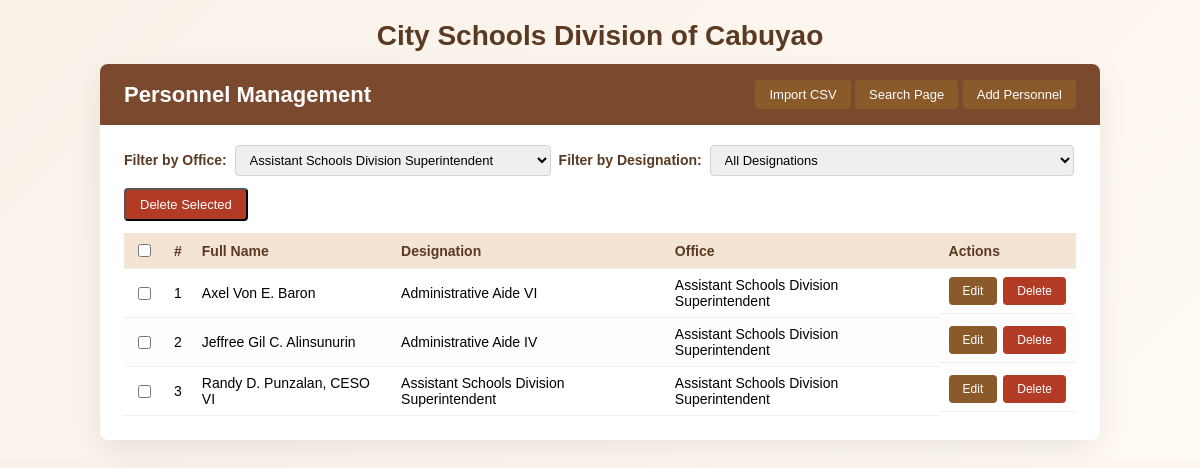
Screenshot of /personnel_list.php?office_id=2 with the database file from the repository.
### tables this page shows
CREATE TABLE personnel (
    id INT AUTO_INCREMENT PRIMARY KEY,
    full_name VARCHAR(150) NOT NULL,
    designation VARCHAR(200) NOT NULL,
    office_id INT NOT NULL,
    FOREIGN KEY (office_id) REFERENCES offices(id)
);

CREATE TABLE offices (
    id INT AUTO_INCREMENT PRIMARY KEY,
    office_name VARCHAR(150) NOT NULL
);

### personnel_list.php (the view, shortened to what this page needs)
<?php
require_once 'db.php';
$selectedOfficeId = isset($_GET['office_id']) ? (int)$_GET['office_id'] : 0;
$officesFilter = $conn->query("SELECT id, office_name FROM offices ORDER BY office_name");
$sql = "SELECT p.id, p.full_name, p.designation, o.office_name
        FROM personnel p
        JOIN offices o ON p.office_id = o.id";
$conditions = [];
if ($selectedOfficeId > 0) {
    $conditions[] = "p.office_id = " . $selectedOfficeId;
}
if (!empty($conditions)) {
    $sql .= " WHERE " . implode(' AND ', $conditions);
}
$sql .= " ORDER BY p.full_name";
$result = $conn->query($sql);
?>
<!DOCTYPE html>
<html lang="en">
<head>
</head>
<body>
<div class="page-wrapper">
    <div class="page-title">City Schools Division of Cabuyao</div>
    <div class="card">
        <div class="card-header">
            <h1>Personnel Management</h1>
            <div>
                <a href="personnel_import.php" class="button-link">Import CSV</a>
                <a href="index.php" class="button-link btn-secondary">Search Page</a>
                <a href="personnel_form.php" class="button-link">Add Personnel</a>
            </div>
        </div>
        <div class="card-body">
            <form method="get" action="" class="filter-row">
                <div>
                    <label for="office_id">Filter by Office:</label>
                    <select name="office_id" id="office_id" onchange="this.form.submit()">
                        <?php if ($officesFilter && $officesFilter->num_rows > 0): ?>
                            <?php while ($of = $officesFilter->fetch_assoc()): ?>
                                <option value="<?php echo $of['id']; ?>" <?php echo ($selectedOfficeId == $of['id']) ? 'selected' : ''; ?>>
                                    <?php echo htmlspecialchars($of['office_name']); ?>
                                </option>
                            <?php endwhile; ?>
                        <?php endif; ?>
                    </select>
                </div>
                <div>
                    <label for="designation">Filter by Designation:</label>
                    <select name="designation" id="designation" onchange="this.form.submit()">
                        <option value="">All Designations</option>
                    </select>
                </div>
            </form>
            <?php if ($result && $result->num_rows > 0): ?>
                <form method="post" action="personnel_delete_bulk.php" onsubmit="return confirmBulkDelete('personnel');">
                    <div class="bulk-actions">
                        <button type="submit" class="btn btn-secondary btn-danger">Delete Selected</button>
                    </div>
                    <table>
                        <thead>
                        <tr>
                            <th><input type="checkbox" id="select_all_personnel" /></th>
                            <th>#</th>
                            <th>Full Name</th>
                            <th>Designation</th>
                            <th>Office</th>
                            <th>Actions</th>
                        </tr>
                        </thead>
                        <tbody>
                        <?php $i = 1; while ($row = $result->fetch_assoc()): ?>
                            <tr>
                                <td><input type="checkbox" name="ids[]" value="<?php echo $row['id']; ?>" class="row-check-personnel" /></td>
                                <td><?php echo $i++; ?></td>
                                <td><?php echo htmlspecialchars($row['full_name']); ?></td>
                                <td><?php echo htmlspecialchars($row['designation']); ?></td>
                                <td><?php echo htmlspecialchars($row['office_name']); ?></td>
                                <td class="actions">
                                    <a href="personnel_form.php?id=<?php echo $row['id']; ?>" class="btn">Edit</a>
                                    <a href="personnel_delete.php?id=<?php echo $row['id']; ?>" class="btn btn-secondary" onclick="return confirm('Delete this record?');">Delete</a>
                                </td>
                            </tr>
                        <?php endwhile; ?>
                        </tbody>
                    </table>
                </form>
            <?php else: ?>
                <p class="text-muted">No personnel records yet. Click <strong>Add Personnel</strong> to create one.</p>
            <?php endif; ?>
        </div>
    </div>
</div>
</body>
</html>

### personnel_list.php (style rules this page uses)
* { box-sizing: border-box; }
body { font-family: Arial, sans-serif; background: linear-gradient(135deg, #f7f1e8, #fffaf3); margin:0; padding:20px; }
.page-wrapper { max-width: 1000px; margin: 0 auto; }
.card { background:#fff; border-radius:8px; box-shadow:0 10px 30px rgba(0,0,0,0.08); overflow:hidden; }
.card-header { background:#7b4a2e; color:#fff; padding:16px 24px; display:flex; justify-content:space-between; align-items:center; }
.card-header h1 { margin:0; font-size:22px; }
.card-body { padding:20px 24px 24px; }
a.button-link, .btn { display:inline-block; padding:7px 14px; background:#8b5a2b; color:#fff; text-decoration:none; border-radius:4px; font-size:13px; }
.btn-secondary { background:#b23b26; }
table { width:100%; border-collapse:collapse; margin-top:12px; }
th, td { padding:8px 10px; border-bottom:1px solid #edf0f4; font-size:14px; }
th { background:#f3e4d4; text-align:left; font-weight:600; color:#5a3a22; }
tr:nth-child(even) td { background:#fcfdff; }
.actions { display:flex; align-items:center; gap:6px; }
.actions a { font-size:12px; }
.page-title { text-align:center; margin-bottom:12px; font-size:28px; font-weight:600; color:#5a3a22; }
.filter-row { margin-bottom:12px; display:flex; align-items:center; gap:8px; font-size:14px; flex-wrap:wrap; }
.filter-row label { font-weight:600; color:#5a3a22; margin-right:4px; }
.filter-row select { padding:6px 10px; border-radius:4px; border:1px solid #ced4da; font-size:13px; }
.bulk-actions { margin-top:8px; margin-bottom:4px; }
.bulk-actions .btn-danger { background:#b23b26; }

### rows the page displays
personnel: full_name "Axel Von E. Baron", designation "Administrative Aide VI", office.office_name "Assistant Schools Division Superintendent"
personnel: full_name "Jeffree Gil C. Alinsunurin", designation "Administrative Aide IV", office.office_name "Assistant Schools Division Superintendent"
personnel: full_name "Randy D. Punzalan, CESO VI", designation "Assistant Schools Division Superintendent", office.office_name "Assistant Schools Division Superintendent"

### other values shown
form field office_id "Assistant Schools Division Superintendent"
